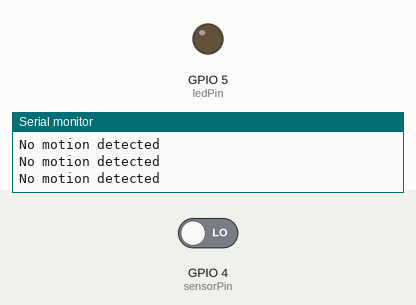
This sketch was run on a simulated ESP8266 (NodeMCU). On the bench: output pins drawn as LEDs (lit = HIGH), the last lines printed to the serial monitor. The inputs (shaded band) are chosen by the test bench; at power-on: GPIO 4 (sensorPin) LOW. WiFi joins after 1.5 s; servers stay silent unless stated.

Above: at 3.0 s.
3.1 s: GPIO 4 (sensorPin) driven HIGH
At 4.1 s:
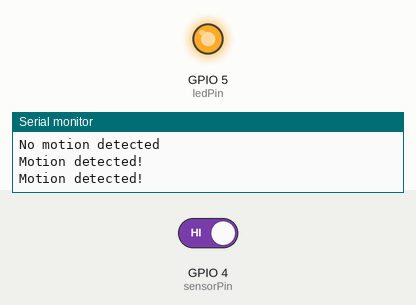
4.8 s: GPIO 4 (sensorPin) driven LOW
At 5.2 s:
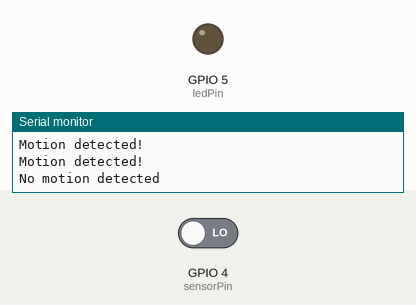
Timing chart, 0 to 7.8 s (numbered marks = the images above; inputs shaded):
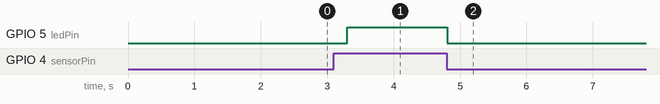

Measured:
- after the input at 3.1 s, GPIO 5 (ledPin): LOW → HIGH after 0.20 s
- after the input at 4.8 s, GPIO 5 (ledPin): HIGH → LOW at once

The sketch:

eft-alert-using-microwave-radar-sensor-rcwl-0516-and-esp8266.ino
```cpp
#define BLYNK_TEMPLATE_ID "TMPL3GtKj4QgJ"
#define BLYNK_TEMPLATE_NAME "Theft Alert Notification Using ESP8266"
#define BLYNK_AUTH_TOKEN "Ebci2NrlEBxldgolPFyqG0vFGHdsgh299-qdZaC6m"

#define BLYNK_PRINT Serial

#include <ESP8266WiFi.h>
#include <BlynkSimpleEsp8266.h>

// Replace with your Wi-Fi credentials
char auth[] = BLYNK_AUTH_TOKEN;
char ssid[] = "WiFi Username";
char pass[] = "WiFi Password";

// Define the pin configuration
const int sensorPin = 4;  // D2 on NodeMCU corresponds to GPIO4
const int ledPin = 5;     // D1 on NodeMCU corresponds to GPIO5

void setup() {
  Serial.begin(115200);

  Blynk.begin(auth, ssid, pass);

  pinMode(sensorPin, INPUT);
  pinMode(ledPin, OUTPUT);
}

void loop() {
  Blynk.run();

  int sensorValue = digitalRead(sensorPin);

  if (sensorValue == HIGH) {
    digitalWrite(ledPin, HIGH);
    Serial.println("Motion detected!");
    Blynk.logEvent("theft_alert","Theft Alert in Home");
  } else {
    digitalWrite(ledPin, LOW);
    Serial.println("No motion detected");
  }

  delay(500);
}
```
